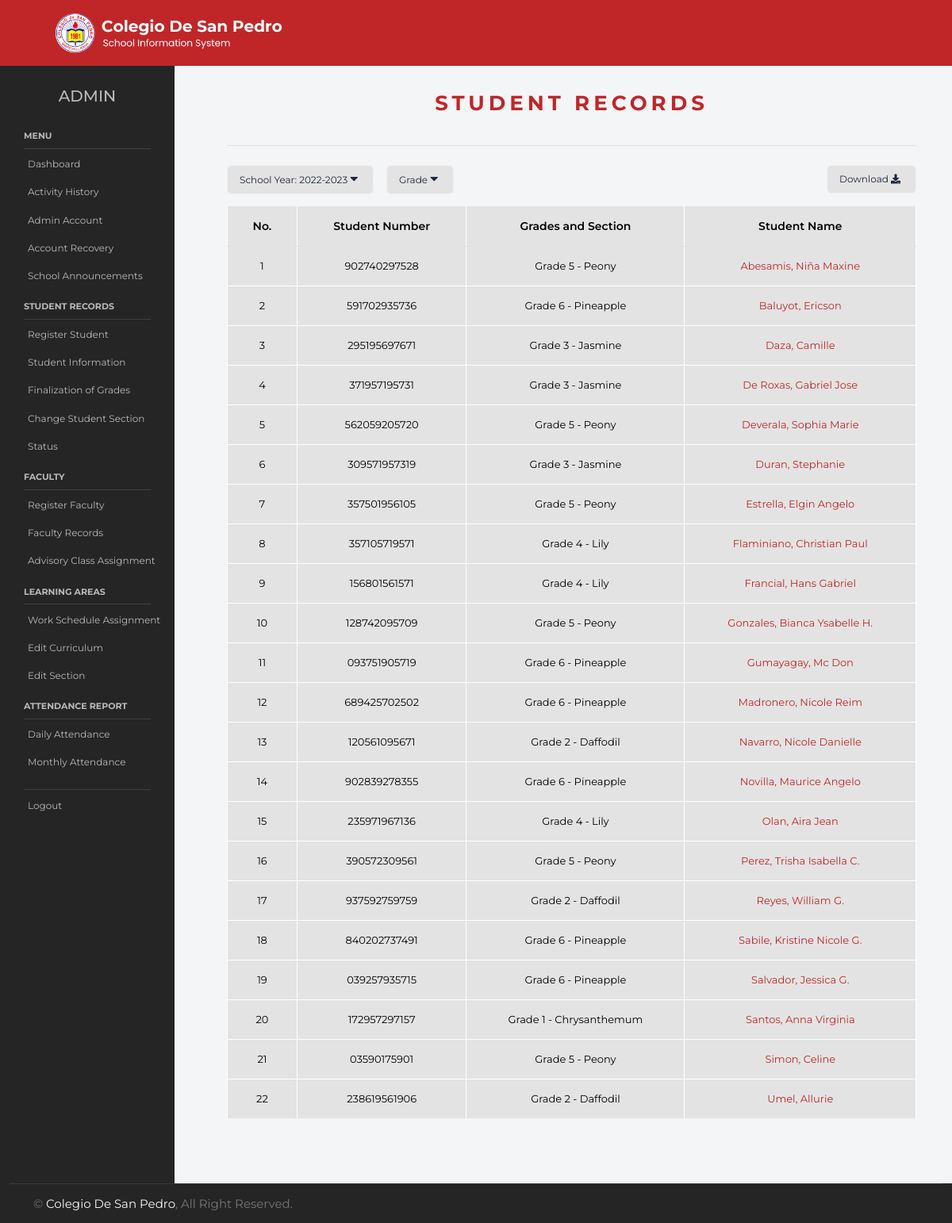
Screenshot of /admin/student.php (signed in) with the database file from the repository.
### tables this page shows
CREATE TABLE `acad_year` (
  `rowID` int(11) NOT NULL,
  `currentYear` varchar(45) DEFAULT NULL,
  `endYear` varchar(45) DEFAULT NULL
);

CREATE TABLE `studentrecord` (
  `SR_ID` int(11) NOT NULL,
  `SR_profile_img` varchar(100) DEFAULT NULL,
  `SR_number` varchar(45) DEFAULT NULL,
  `SR_fname` varchar(45) DEFAULT NULL,
  `SR_mname` varchar(45) DEFAULT NULL,
  `SR_lname` varchar(45) DEFAULT NULL,
  `SR_suffix` varchar(45) DEFAULT NULL,
  `SR_gender` varchar(45) DEFAULT NULL,
  `SR_age` varchar(45) DEFAULT NULL,
  `SR_birthday` date DEFAULT NULL,
  `SR_birthplace` varchar(45) DEFAULT NULL,
  `SR_religion` varchar(45) DEFAULT NULL,
  `SR_citizenship` varchar(45) DEFAULT NULL,
  `SR_status` varchar(45) DEFAULT NULL,
  `SR_grade` varchar(45) DEFAULT NULL,
  `SR_section` varchar(45) DEFAULT NULL,
  `SR_address` varchar(45) DEFAULT NULL,
  `SR_barangay` varchar(45) DEFAULT NULL,
  `SR_city` varchar(45) DEFAULT NULL,
  `SR_state` varchar(45) DEFAULT NULL,
  `SR_postal` varchar(45) DEFAULT NULL,
  `SR_email` varchar(45) DEFAULT NULL
);

CREATE TABLE `classlist` (
  `CL_id` int(11) NOT NULL,
  `acadYear` varchar(45) NOT NULL,
  `SR_number` varchar(45) NOT NULL,
  `SR_grade` varchar(45) DEFAULT NULL,
  `SR_section` varchar(45) DEFAULT NULL,
  `F_number` varchar(45) DEFAULT NULL
);

### admin/student.php (the view, shortened to what the rows shown need)
<?php
require_once("../assets/php/server.php");
?>
<!DOCTYPE html>
<html lang="en">
<head>
  <link href="https://cdnjs.cloudflare.com/ajax/libs/font-awesome/5.10.0/css/all.min.css" rel="stylesheet">
  <link href="https://cdn.jsdelivr.net/npm/bootstrap-icons@1.4.1/font/bootstrap-icons.css" rel="stylesheet">
  <link href="../assets/lib/animate/animate.min.css" rel="stylesheet">
  <link href="../assets/lib/owlcarousel/assets/owl.carousel.min.css" rel="stylesheet">
  <link href="../assets/lib/tempusdominus/css/tempusdominus-bootstrap-4.min.css" rel="stylesheet" />
  <link href="../assets/css/bootstrap.min.css" rel="stylesheet">
  <link href="../assets/css/style.css" rel="stylesheet">
  <link href="../assets/css/form-style.css" rel="stylesheet">
  <link href="../assets/css/admin/style.css" rel="stylesheet">
  <link href="../assets/css/admin/materialdesignicons.min.css" rel="stylesheet">
</head>
<body>
  <div class="container-scroller">
    <div class="container-fluid page-body-wrapper">
      <div class="main-panel">
        <div class="content-wrapper">
          <div class="row">
            <div class="col-sm-12">
              <div class="home-tab">
                <div class="d-sm-flex align-items-center justify-content-between border-bottom">
                  <div class="section-title text-center position-relative pb-3 mb-3 mx-auto">
                    <h2 class="fw-bold text-primary text-uppercase">Student Records</h2>
                  </div>
                </div>
                <div class="tab-content tab-content-basic">
                  <div class="tab-pane fade show active" id="overview" role="tabpanel" aria-labelledby="overview">
                    <div class="btn-group">
                      <div>
                        <button class="btn btn-secondary" type="button" id="dropdownMenuButton1" data-bs-toggle="dropdown" aria-haspopup="true" aria-expanded="true" style="background-color: #e4e3e3;">
                          <?php
                          if (isset($_GET['SY'])) {
                            echo "School Year: " . $_GET['SY'];
                          } else {
                            echo "School Year: " . $currentSchoolYear;
                          }
                          ?>
                          <i class="fa fa-caret-down"></i>
                        </button>
                      </div>
                    </div>
                    <div class="row" style="margin-top: 15px;">
                      <div class="col-lg-12 d-flex flex-column">
                        <div class="row flex-grow">
                          <div class="col-12 grid-margin stretch-card">
                            <div class="card card-rounded">
                              <div class="table-responsive">
                                <table class="table">
                                  <thead>
                                    <tr>
                                      <th class="tablestyle">No.</th>
                                      <th class="tablestyle">Student Number</th>
                                      <th class="tablestyle">Grades and Section</th>
                                      <th class="tablestyle">Student Name</th>
                                    </tr>
                                  </thead>
                                  <tbody>
                                    <?php
                                    if (isset($_GET['SY']) && !isset($_GET['GradeLevel'])  && !isset($_GET['section'])) {
                                      $ListofStudents = $mysqli->query("SELECT * FROM studentrecord JOIN classlist ON studentrecord.SR_number = classlist.SR_number WHERE classlist.acadYear = '{$_GET['SY']}' ORDER BY SR_lname");
                                    } else if (isset($_GET['SY']) && isset($_GET['GradeLevel'])  && !isset($_GET['section'])) {
                                      $ListofStudents = $mysqli->query("SELECT * FROM studentrecord JOIN classlist ON studentrecord.SR_number = classlist.SR_number WHERE classlist.SR_grade = '{$_GET['GradeLevel']}' AND classlist.acadYear = '{$_GET['SY']}' ORDER BY SR_lname");
                                    } else if (isset($_GET['SY']) && isset($_GET['GradeLevel'])  && isset($_GET['section'])) {
                                      $ListofStudents = $mysqli->query("SELECT * FROM studentrecord JOIN classlist ON studentrecord.SR_number = classlist.SR_number WHERE classlist.SR_grade = '{$_GET['GradeLevel']}' AND classlist.SR_section = '{$_GET['section']}' AND classlist.acadYear = '{$_GET['SY']}' ORDER BY SR_lname");
                                    } else if (!isset($_GET['SY']) && !isset($_GET['GradeLevel'])  && !isset($_GET['section'])) {
                                      $ListofStudents = $mysqli->query("SELECT * FROM studentrecord JOIN classlist ON studentrecord.SR_number = classlist.SR_number WHERE classlist.acadYear = '{$currentSchoolYear}' ORDER BY SR_lname");
                                    } elseif (!isset($_GET['SY']) && isset($_GET['GradeLevel'])) {
                                      $ListofStudents = $mysqli->query("SELECT * FROM studentrecord JOIN classlist ON studentrecord.SR_number = classlist.SR_number WHERE classlist.SR_grade = '{$_GET['GradeLevel']}' AND classlist.acadYear = '{$currentSchoolYear}' ORDER BY SR_lname");
                                    } else if (!isset($_GET['SY']) && isset($_GET['GradeLevel'])  && isset($_GET['section'])) {
                                      $ListofStudents = $mysqli->query("SELECT * FROM studentrecord JOIN classlist ON studentrecord.SR_number = classlist.SR_number WHERE classlist.SR_grade = '{$_GET['GradeLevel']}' AND classlist.SR_section = '{$_GET['section']}' AND classlist.acadYear = '{$currentSchoolYear}' ORDER BY SR_lname");
                                    } else {
                                      $ListofStudents = $mysqli->query("SELECT * FROM studentrecord JOIN classlist ON studentrecord.SR_number = classlist.SR_number WHERE classlist.acadYear = '{$currentSchoolYear}' ORDER BY SR_lname");
                                    }
                                    $rowCount = 1;
                                    if (mysqli_num_rows($ListofStudents) > 0) {
                                      while ($data = $ListofStudents->fetch_assoc()) { ?>
                                        <tr>
                                          <td class="tablestyle"><?php echo $rowCount ?></td>
                                          <td class="tablestyle"><?php echo $data['SR_number'] ?></td>
                                          <td class="tablestyle">
                                            <?php
                                            if ($data['SR_grade'] == 'KINDER') {
                                              echo $data['SR_grade'] . " - " . $data['SR_section'];
                                            } else {
                                              echo "Grade " . $data['SR_grade'] . " - " . $data['SR_section'];
                                            }
                                            ?>
                                          </td>
                                          <td class="tablestyle">
                                            <?php
                                            if (isset($_GET['SY'])) {
                                              echo '<a href="viewStudent.php?SY=' . $_GET['SY'] . '&SR_Number=' . $data['SR_number'] . '">';
                                            } else {
                                              echo '<a href="viewStudent.php?SR_Number=' . $data['SR_number'] . '">';
                                            }
                                            $getstudentname = $mysqli->query("SELECT * FROM studentrecord WHERE SR_number = '{$data['SR_number']}'");
                                            $studentname = $getstudentname->fetch_assoc();
                                            if (!empty($studentname['SR_mname']) || $studentname['SR_mname'] != "" && empty($studentname['SR_suffix']) || $studentname['SR_suffix'] = "") {
                                              echo $studentname['SR_lname'] .  ", " . $studentname['SR_fname'] . " " . substr($studentname['SR_mname'], 0, 1) . ".";
                                            } else if (empty($studentname['SR_mname']) || $studentname['SR_mname'] = "" && !empty($studentname['SR_suffix']) || $studentname['SR_suffix'] != "") {
                                              echo $studentname['SR_lname'] .  ", " . $studentname['SR_fname'] . " " . $studentname['SR_suffix'];
                                            } else if (empty($studentname['SR_mname']) || $studentname['SR_mname'] = "" && empty($studentname['SR_suffix']) || $studentname['SR_suffix'] = "") {
                                              echo $studentname['SR_lname'] .  ", " . $studentname['SR_fname'];
                                            }
                                            ?>
                                            </a>
                                          </td>
                                        </tr>
                                      <?php $rowCount++;
                                      }
                                    } else { ?>
                                      <tr>
                                        <td colspan="10">No Data.</td>
                                      </tr>
                                    <?php } ?>
                                  </tbody>
                                </table>
                              </div>
                            </div>
                          </div>
                        </div>
                      </div>
                    </div>
                  </div>
                </div>
              </div>
            </div>
          </div>
        </div>
      </div>
    </div>
  </div>
</body>
</html>

### rows the page displays
acad_year: currentSchoolYear "2022-2023"
studentrecord: classlist.SR_number "902740297528", classlist.SR_grade "5", classlist.SR_section "Peony", SR_lname "Abesamis", SR_fname "Niña Maxine"
studentrecord: classlist.SR_number "591702935736", classlist.SR_grade "6", classlist.SR_section "Pineapple", SR_lname "Baluyot", SR_fname "Ericson"
studentrecord: classlist.SR_number "295195697671", classlist.SR_grade "3", classlist.SR_section "Jasmine", SR_lname "Daza", SR_fname "Camille"
studentrecord: classlist.SR_number "371957195731", classlist.SR_grade "3", classlist.SR_section "Jasmine", SR_lname "De Roxas", SR_fname "Gabriel Jose"
studentrecord: classlist.SR_number "562059205720", classlist.SR_grade "5", classlist.SR_section "Peony", SR_lname "Deverala", SR_fname "Sophia Marie"
studentrecord: classlist.SR_number "309571957319", classlist.SR_grade "3", classlist.SR_section "Jasmine", SR_lname "Duran", SR_fname "Stephanie"
studentrecord: classlist.SR_number "357501956105", classlist.SR_grade "5", classlist.SR_section "Peony", SR_lname "Estrella", SR_fname "Elgin Angelo"
studentrecord: classlist.SR_number "357105719571", classlist.SR_grade "4", classlist.SR_section "Lily", SR_lname "Flaminiano", SR_fname "Christian Paul"
studentrecord: classlist.SR_number "156801561571", classlist.SR_grade "4", classlist.SR_section "Lily", SR_lname "Francial", SR_fname "Hans Gabriel"
studentrecord: classlist.SR_number "128742095709", classlist.SR_grade "5", classlist.SR_section "Peony", SR_lname "Gonzales", SR_fname "Bianca Ysabelle", SR_mname "H"
studentrecord: classlist.SR_number "093751905719", classlist.SR_grade "6", classlist.SR_section "Pineapple", SR_lname "Gumayagay", SR_fname "Mc Don"
studentrecord: classlist.SR_number "689425702502", classlist.SR_grade "6", classlist.SR_section "Pineapple", SR_lname "Madronero", SR_fname "Nicole Reim"
studentrecord: classlist.SR_number "120561095671", classlist.SR_grade "2", classlist.SR_section "Daffodil", SR_lname "Navarro", SR_fname "Nicole Danielle"
studentrecord: classlist.SR_number "902839278355", classlist.SR_grade "6", classlist.SR_section "Pineapple", SR_lname "Novilla", SR_fname "Maurice Angelo"
studentrecord: classlist.SR_number "235971967136", classlist.SR_grade "4", classlist.SR_section "Lily", SR_lname "Olan", SR_fname "Aira Jean"
studentrecord: classlist.SR_number "390572309561", classlist.SR_grade "5", classlist.SR_section "Peony", SR_lname "Perez", SR_fname "Trisha Isabella", SR_mname "C"
studentrecord: classlist.SR_number "937592759759", classlist.SR_grade "2", classlist.SR_section "Daffodil", SR_lname "Reyes", SR_fname "William", SR_mname "G"
studentrecord: classlist.SR_number "840202737491", classlist.SR_grade "6", classlist.SR_section "Pineapple", SR_lname "Sabile", SR_fname "Kristine Nicole", SR_mname "G"
studentrecord: classlist.SR_number "039257935715", classlist.SR_grade "6", classlist.SR_section "Pineapple", SR_lname "Salvador", SR_fname "Jessica", SR_mname "G"
studentrecord: classlist.SR_number "172957297157", classlist.SR_grade "1", classlist.SR_section "Chrysanthemum", SR_lname "Santos", SR_fname "Anna Virginia"
studentrecord: classlist.SR_number "03590175901", classlist.SR_grade "5", classlist.SR_section "Peony", SR_lname "Simon", SR_fname "Celine"
studentrecord: classlist.SR_number "238619561906", classlist.SR_grade "2", classlist.SR_section "Daffodil", SR_lname "Umel", SR_fname "Allurie"
